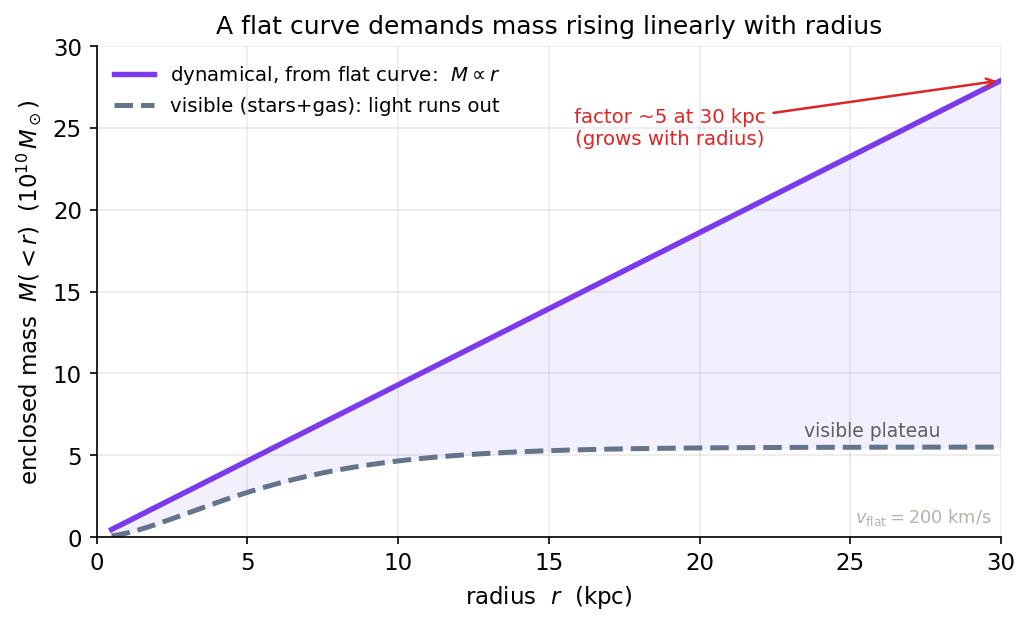

Generate this figure with Python:
import numpy as np, matplotlib
matplotlib.use("Agg")
import matplotlib.pyplot as plt
plt.rcParams.update({"figure.dpi":150,"savefig.dpi":150,"font.size":11,
    "axes.grid":True,"grid.alpha":0.25,"axes.spines.top":False,"axes.spines.right":False,
    "axes.titlesize":12,"figure.facecolor":"white","axes.facecolor":"white"})
C_FW="#7c3aed"; C_NEWTON="#64748b"; C_MOND="#0891b2"; C_DATA="#dc2626"  # framework / Newton / MOND / data-or-obs
fig, ax = plt.subplots(figsize=(7,4.3))

# Constants (SI) and units
G   = 6.674e-11
kpc = 3.086e19
Msun= 1.989e30
vflat = 2.0e5          # 200 km/s, the chapter's worked example

r_kpc = np.linspace(0.5, 30.0, 400)
r = r_kpc*kpc

# Dynamical (total) enclosed mass demanded by a FLAT curve: M(r)=v^2 r/G  ->  M ~ r
M_dyn = (vflat**2 * r / G)/Msun

# Visible (stars+gas) enclosed mass: exponential disk, M_vis(r)=M_inf*[1-(1+r/Rd)e^{-r/Rd}]
# tends to a CONSTANT as the light runs out.
M_inf = 5.5e10         # ~5.5e10 Msun total visible, per the chapter's worked example
Rd_kpc = 3.0
frac = 1 - (1 + r_kpc/Rd_kpc)*np.exp(-r_kpc/Rd_kpc)
M_vis = M_inf*frac

ax.plot(r_kpc, M_dyn/1e10, color=C_FW, lw=2.6,
        label=r"dynamical, from flat curve:  $M\propto r$")
ax.plot(r_kpc, M_vis/1e10, color=C_NEWTON, lw=2.4, ls="--",
        label="visible (stars+gas): light runs out")
ax.fill_between(r_kpc, M_vis/1e10, M_dyn/1e10, color="#ede9fe", alpha=0.7, zorder=0)

# annotate the factor at 30 kpc
Md30 = (vflat**2 * 30*kpc / G)/Msun
Mv30 = M_inf*(1 - (1+30/Rd_kpc)*np.exp(-30/Rd_kpc))
ratio = Md30/Mv30
ax.annotate(f"factor ~{ratio:.0f} at 30 kpc\n(grows with radius)",
            xy=(30, Md30/1e10), xytext=(19, 24),
            fontsize=9.5, color=C_DATA, ha="center",
            arrowprops=dict(arrowstyle="->", color=C_DATA, lw=1.2))
ax.text(28, Mv30/1e10+0.4, "visible plateau", ha="right", va="bottom",
        fontsize=9, color="#5f5e5a")

ax.set_xlim(0,30); ax.set_ylim(0, 30)
ax.set_xlabel("radius  $r$  (kpc)")
ax.set_ylabel(r"enclosed mass  $M(<r)$  ($10^{10}\,M_\odot$)")
ax.set_title(r"A flat curve demands mass rising linearly with radius")
ax.legend(frameon=False, loc="upper left", fontsize=9.5)
ax.text(0.99, 0.02, r"$v_{\rm flat}=200$ km/s", transform=ax.transAxes,
        ha="right", va="bottom", fontsize=8.5, color="#b4b2a9")
fig.tight_layout(); fig.savefig("ch04_enclosed_mass_divergence.png", bbox_inches="tight"); print("ok")
